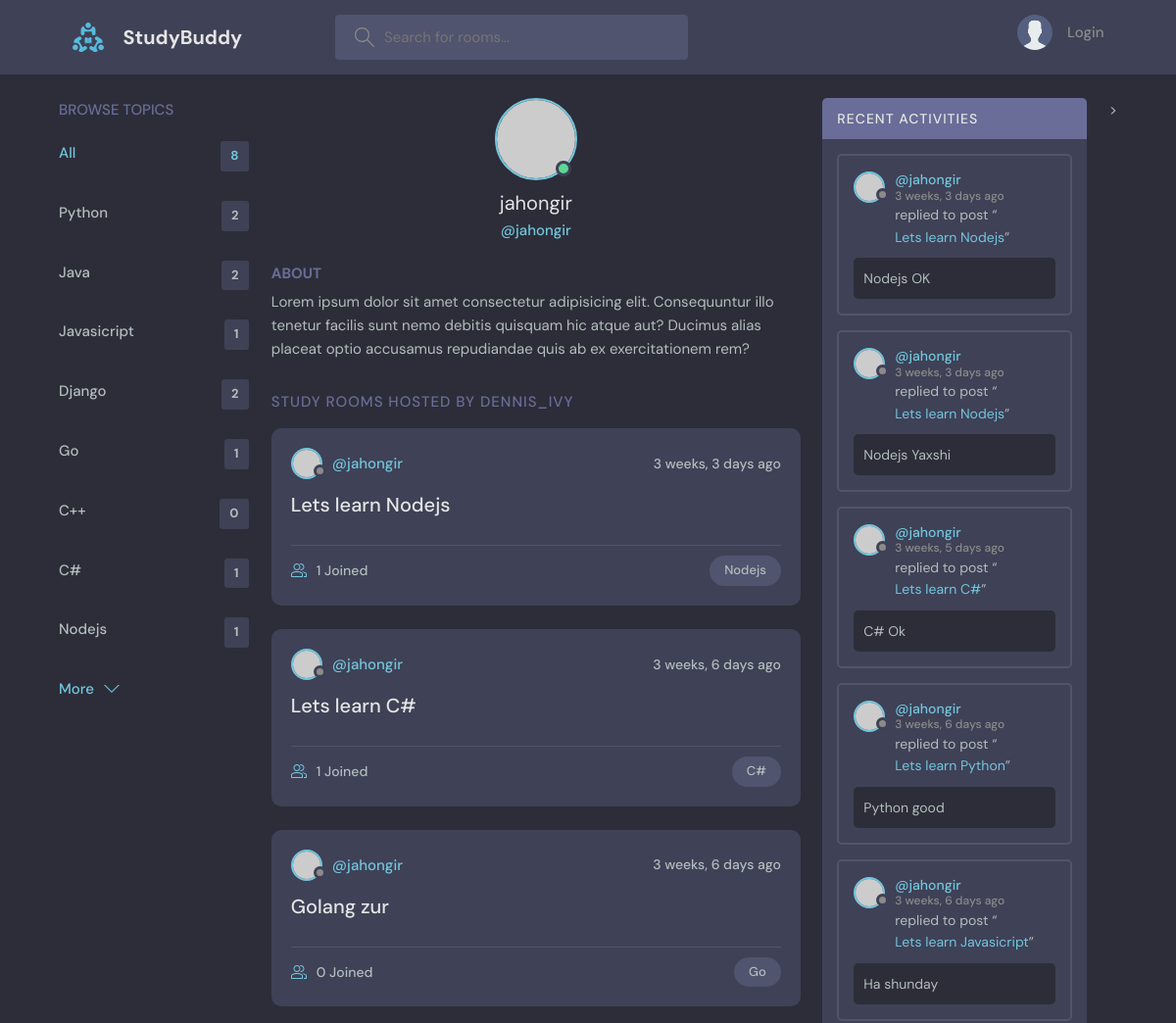
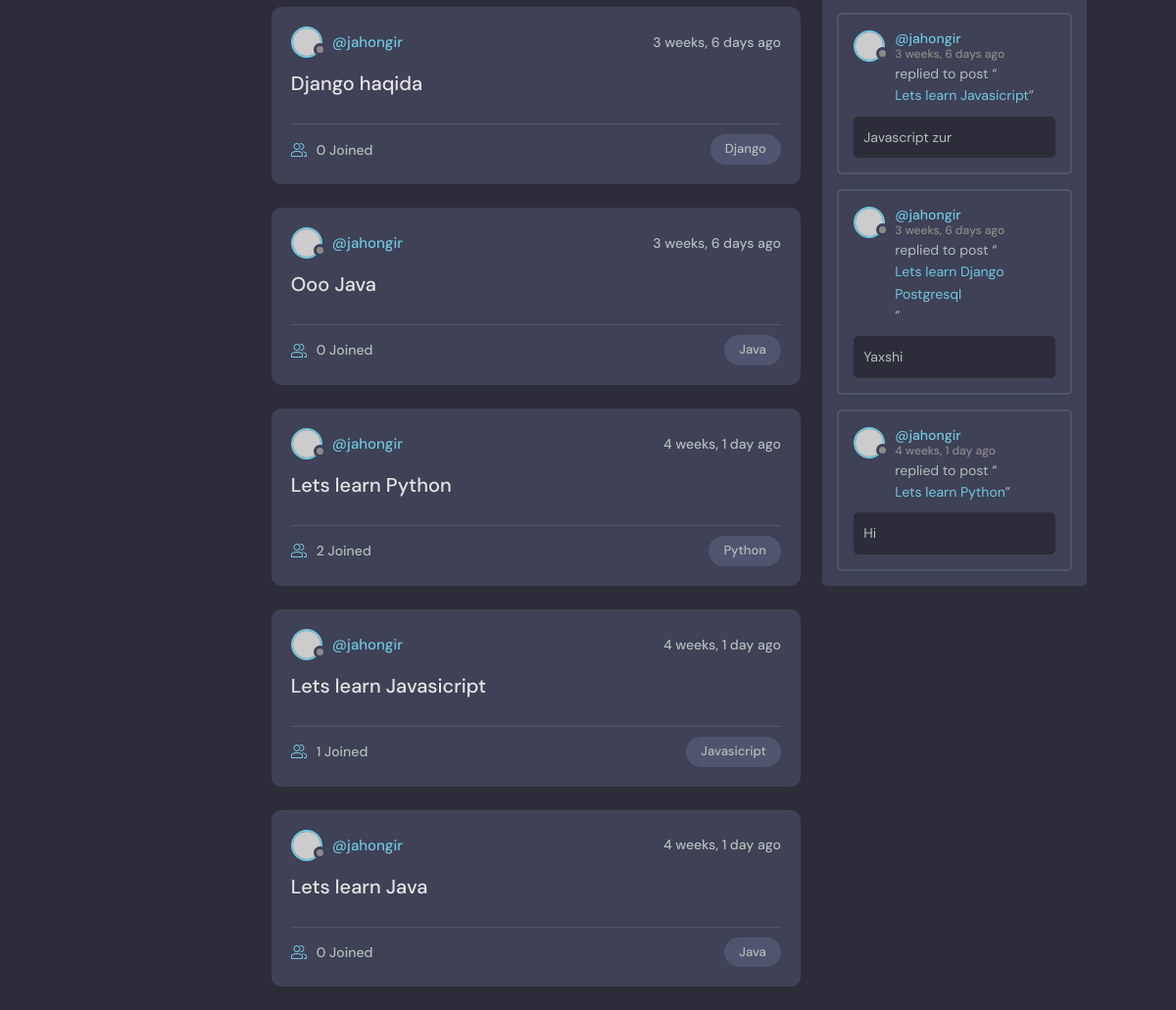
Page /profile/1/ on the committed database (2 pictures, top to bottom).
### base/models.py (models this page shows, shortened)
class Topic(models.Model):
    name = models.CharField(max_length=200)

class Room(models.Model):
    host = models.ForeignKey(User, on_delete=models.SET_NULL, null=True)
    topic = models.ForeignKey(Topic, on_delete=models.SET_NULL, null=True)
    name = models.CharField(max_length=200)
    discription = models.TextField(null=True, blank=True)
    participants = models.ManyToManyField(
        User, related_name='participants', blank=True)
    updated = models.DateTimeField(auto_now=True)
    created = models.DateTimeField(auto_now_add=True)
    class Meta:
        ordering = ['-updated', '-created']
    def __str__(self) -> str:
        return self.name

class Message(models.Model):
    user = models.ForeignKey(User, on_delete=models.CASCADE)
    room = models.ForeignKey(Room, on_delete=models.CASCADE)
    body = models.TextField()
    updated = models.DateTimeField(auto_now=True)
    created = models.DateTimeField(auto_now_add=True)
    class Meta:
        ordering = ['-updated', '-created']

### base/views.py (the view)
# urls.py: path('profile/<int:pk>/', views.user_profile, name='user-profile'),
def user_profile(request, pk):
    user = User.objects.get(id=pk)
    rooms = user.room_set.all()
    room_message = user.message_set.all()
    topics = Topic.objects.all()
    context = {'user':user, 'rooms':rooms,'room_message':room_message,'topics':topics}
    return render(request, 'base/profile.html', context)

### base/templates/base/profile.html (shortened to what this page needs)
{% extends 'main.html' %}
{% block content %}
  <main class="profile-page layout layout--3">
    <div class="container">
      {% include 'base/topics_component.html' %}
      <div class="roomList">
        <div class="profile">
          <div class="profile__avatar">
            <div class="avatar avatar--large active">
              <img src="https://randomuser.me/api/portraits/men/11.jpg" />
            </div>
          </div>
          <div class="profile__info">
            <h3>{{user.username}}</h3>
            <p>@{{user.username}}</p>
          </div>
          <div class="profile__about">
            <h3>About</h3>
            <p>
              Lorem ipsum dolor sit amet consectetur adipisicing elit. Consequuntur illo tenetur
              facilis sunt nemo debitis quisquam hic atque aut? Ducimus alias placeat optio
              accusamus repudiandae quis ab ex exercitationem rem?
            </p>
          </div>
        </div>
        <div class="roomList__header">
          <div>
            <h2>Study Rooms Hosted by dennis_ivy</a>
            </h2>
          </div>
        </div>
        {% include 'base/feed_component.html' %}
      </div>
      {% include 'base/activity_component.html' %}>
    </div>
  </main>
{% endblock %}

### templates/main.html (shortened to what this page needs)
{% load static %}
<!DOCTYPE html>
<html lang="en">
<head>
<link rel="stylesheet" href="{% static 'css/style.css' %}" />
</head>
<body>
    {% include 'navbar.html' %}
    {% block content %}
    {% endblock %}
</body>
</html>

### templates/navbar.html (shortened to what this page needs)
{% load static %}
<header class="header header--loggedIn">
    <div class="container">
      <a href="{% url 'home' %}" class="header__logo">
        <img src="{% static 'images/logo.svg' %}" />
        <h1>StudyBuddy</h1>
      </a>
      <form class="header__search" method="GET" action="{% url 'home' %}">
        <label>
          <input name="q" placeholder="Search for rooms..." />
        </label>
      </form>
      <nav class="header__menu">
        {% if request.user.is_authenticated %}
        <div class="header__user">
          <a href="{% url 'update-user' %}">
            <div class="avatar avatar--medium active">
              <img src="https://randomuser.me/api/portraits/men/37.jpg" />
            </div>
            <p>{{request.user.username}} <span>@{{request.user.username}}</span></p>
          </a>
          <button class="dropdown-button">
            <svg version="1.1" xmlns="http://www.w3.org/2000/svg" width="32" height="32" viewBox="0 0 32 32">
              <title>chevron-down</title>
              <path d="M16 21l-13-13h-3l16 16 16-16h-3l-13 13z"></path>
            </svg>
          </button>
        </div>
        {% else %}
        <a href="{% url 'login' %}">
          <img src="{% static 'images/avatar.svg' %}" />
          <p>Login</p>
        </a>
        {% endif %}
      </nav>
    </div>
</header>

### base/templates/base/topics_component.html
<div class="topics">
    <div class="topics__header">
      <h2>Browse Topics</h2>
    </div>
    <ul class="topics__list">
      <li>
        <a href="{% url 'home' %}" class="active">All <span>{{topics.count}}</span></a>
      </li>
      {% for topic in topics %}
      <li>
        <a href="{% url 'home' %}?q={{topic.name}}">{{topic.name}} <span>{{topic.room_set.all.count}}</span></a>
      </li>
      {% endfor %}
    </ul>
    <a class="btn btn--link" href="{% url 'topics' %}">
      More
      <svg version="1.1" xmlns="http://www.w3.org/2000/svg" width="32" height="32" viewBox="0 0 32 32">
        <title>chevron-down</title>
        <path d="M16 21l-13-13h-3l16 16 16-16h-3l-13 13z"></path>
      </svg>
    </a>
</div>

### base/templates/base/feed_component.html (shortened to what this page needs)
{% for room in rooms %}
<div class="roomListRoom">
    <div class="roomListRoom__header">
      <a href="{% url 'user-profile' room.host.id %}" class="roomListRoom__author">
        <div class="avatar avatar--small">
          <img src="https://randomuser.me/api/portraits/women/11.jpg" />
        </div>
        <span>@{{room.host.username}}</span>
      </a>
      <div class="roomListRoom__actions">
        <span>{{room.created | timesince}} ago</span>
      </div>
    </div>
    <div class="roomListRoom__content">
      <a href="{% url 'room' room.id %}">{{room.name}}</a>
    </div>
    <div class="roomListRoom__meta">
      <a href="{% url 'room' room.id %}" class="roomListRoom__joined">
        {{room.participants.all.count}} Joined
      </a>
      <p class="roomListRoom__topic">{{room.topic.name}}</p>
    </div>
</div>
{% endfor %}

### base/templates/base/activity_component.html (shortened to what this page needs)
<div class="activities">
    <div class="activities__header">
      <h2>Recent Activities</h2>
    </div>
    {% for message in room_message %}
        <div class="activities__box">
        <div class="activities__boxHeader roomListRoom__header">
            <a href="{% url 'user-profile' message.user.id%}" class="roomListRoom__author">
            <div class="avatar avatar--small">
                <img src="https://randomuser.me/api/portraits/women/11.jpg" />
            </div>
            <p>
                @{{message.user}}
                <span>{{message.created | timesince}} ago</span>
            </p>
            </a>
        </div>
        <div class="activities__boxContent">
            <p>replied to post “<a href="{% url 'room' message.room.id %}">{{message.room}}</a>”</p>
            <div class="activities__boxRoomContent">
                {{message.body}}
            </div>
        </div>
        </div>
    {% endfor %}
</div>

### rows in the picture
Topic: name "Python", room_set.all.count "2"
Topic: name "Java", room_set.all.count "2"
Topic: name "Javasicript", room_set.all.count "1"
Topic: name "Django", room_set.all.count "2"
Topic: name "Go", room_set.all.count "1"
Topic: name "C++", room_set.all.count "0"
Topic: name "C#", room_set.all.count "1"
Topic: name "Nodejs", room_set.all.count "1"
Room: host.username "jahongir", created "3 weeks, 3 days", name "Lets learn Nodejs", participants.all.count "1", topic.name "Nodejs"
Room: host.username "jahongir", created "3 weeks, 6 days", name "Lets learn C#", participants.all.count "1", topic.name "C#"
Room: host.username "jahongir", created "3 weeks, 6 days", name "Golang zur", participants.all.count "0", topic.name "Go"
Room: host.username "jahongir", created "3 weeks, 6 days", name "Django haqida", participants.all.count "0", topic.name "Django"
Room: host.username "jahongir", created "3 weeks, 6 days", name "Ooo Java", participants.all.count "0", topic.name "Java"
Room: host.username "jahongir", created "4 weeks, 1 day", name "Lets learn Python", participants.all.count "2", topic.name "Python"
Room: host.username "jahongir", created "4 weeks, 1 day", name "Lets learn Javasicript", participants.all.count "1", topic.name "Javasicript"
Room: host.username "jahongir", created "4 weeks, 1 day", name "Lets learn Java", participants.all.count "0", topic.name "Java"
Message: user "jahongir", created "3 weeks, 3 days", room "Lets learn Nodejs", body "Nodejs OK"
Message: user "jahongir", created "3 weeks, 3 days", room "Lets learn Nodejs", body "Nodejs Yaxshi"
Message: user "jahongir", created "3 weeks, 5 days", room "Lets learn C#", body "C# Ok"
Message: user "jahongir", created "3 weeks, 6 days", room "Lets learn Python", body "Python good"
Message: user "jahongir", created "3 weeks, 6 days", room "Lets learn Javasicript", body "Ha shunday"
Message: user "jahongir", created "3 weeks, 6 days", room "Lets learn Javasicript", body "Javascript zur"
Message: user "jahongir", created "3 weeks, 6 days", room "Lets learn Django Postgresql", body "Yaxshi"
Message: user "jahongir", created "4 weeks, 1 day", room "Lets learn Python", body "Hi"

### other values in the picture
{{ topics.count }} "8"
{{ user.username }} "jahongir"
